Frame 1 (no input): blank canvas, image omitted
Frame 60 (the mouse pressed at the canvas centre just before this capture): blank canvas, image omitted
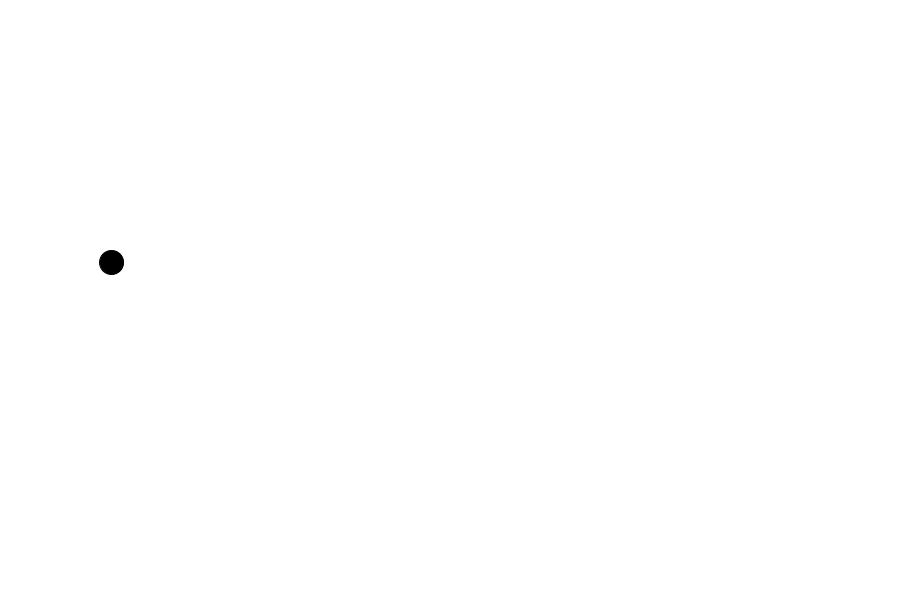
Frame 120 (the mouse held since frame 60 and released just before this capture)

The Processing sketch whose frames 1 and 60 were blank and that drew this single picture after the mouse press (run headless with seeded random() and noise(); from frame 60 on, the mouse is pressed at the canvas centre):

// Processing sketch: Vectors
// ── Vectors.pde
ArrayList<Circle> circles = new ArrayList();

void setup(){
  size(900, 600);
  frameRate(60);
}

void draw(){
  background(255);
  for(Circle c : circles){
    c.move();
    c.display();
  }
  
  for (int i = 0; i < circles.size(); i++) {
    println("Starting the for loop with size : " + circles.size());
     if (circles.get(i).lifeSpan < 0) {
       circles.remove(i);
       println("After removing " + circles.size());
     }
  }
}

void mousePressed(){
  Circle c = new Circle(mouseX, mouseY);
  circles.add(c);
}

// ── circle.pde
class Circle{
  PVector pos;
  PVector vel;
  float size;
  float lifeSpan = 2;
  
  Circle(float xpos, float ypos){
    pos = new PVector(xpos, ypos);
    vel = new PVector(-3, -3);
    
    // create a random speed and then adjust size based on it
    float speed = random(1, 20);
    // Map the speed to the size of the circle
    size = map(speed, 1, 20, 50, 10); 
    vel.setMag(speed); 
  }
  
  void display(){
    fill(0);
    ellipse(pos.x, pos.y, size, size);
    lifeSpan -= 0.01;
  }
  
  void move(){
    if(pos.x < 0 || pos.x > width){
      vel.x *= -1;
    }
    if(pos.y < 0 || pos.y > height){
      vel.y *= -1;
    }
    pos.add(vel);
  }
}
